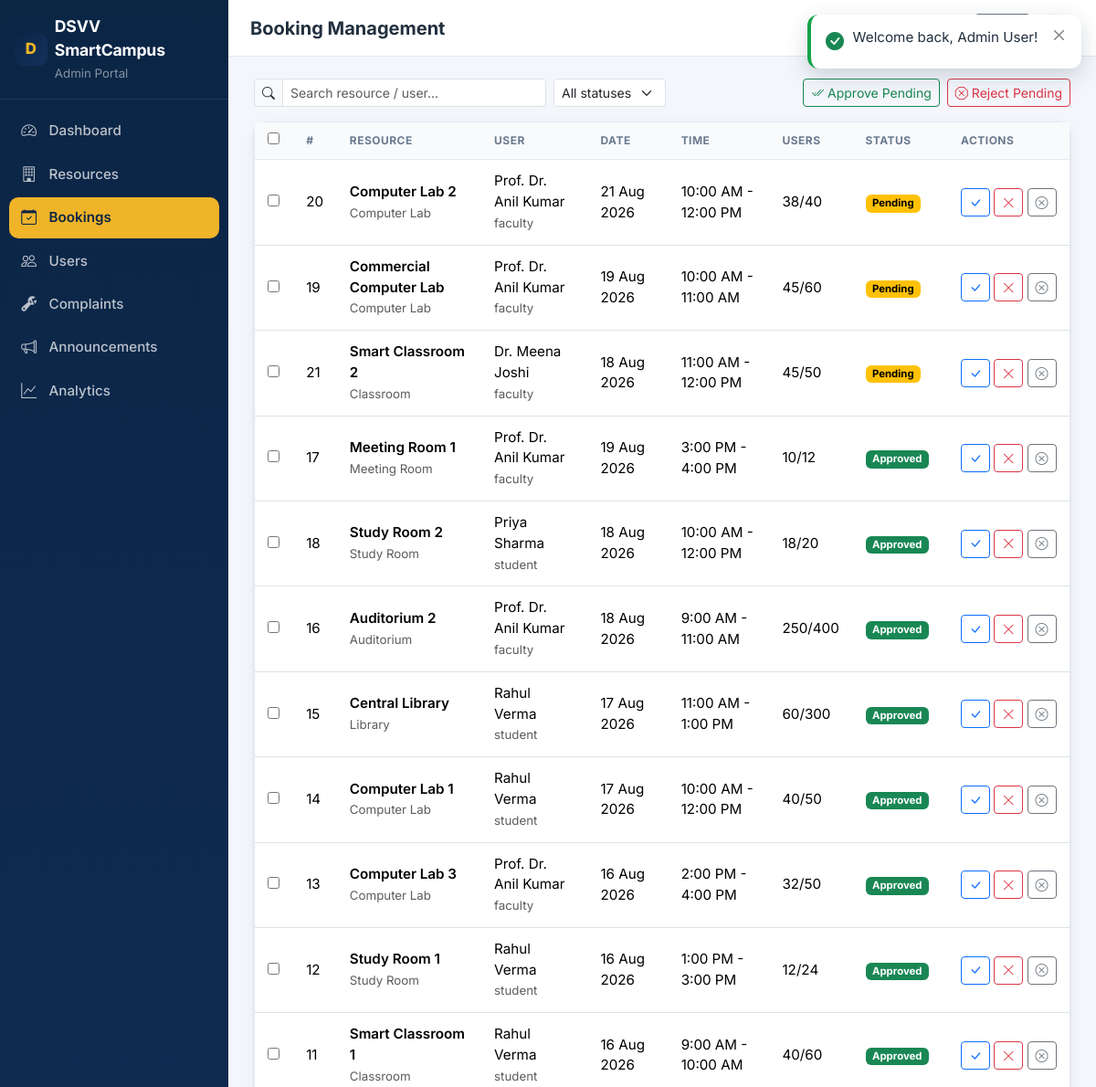
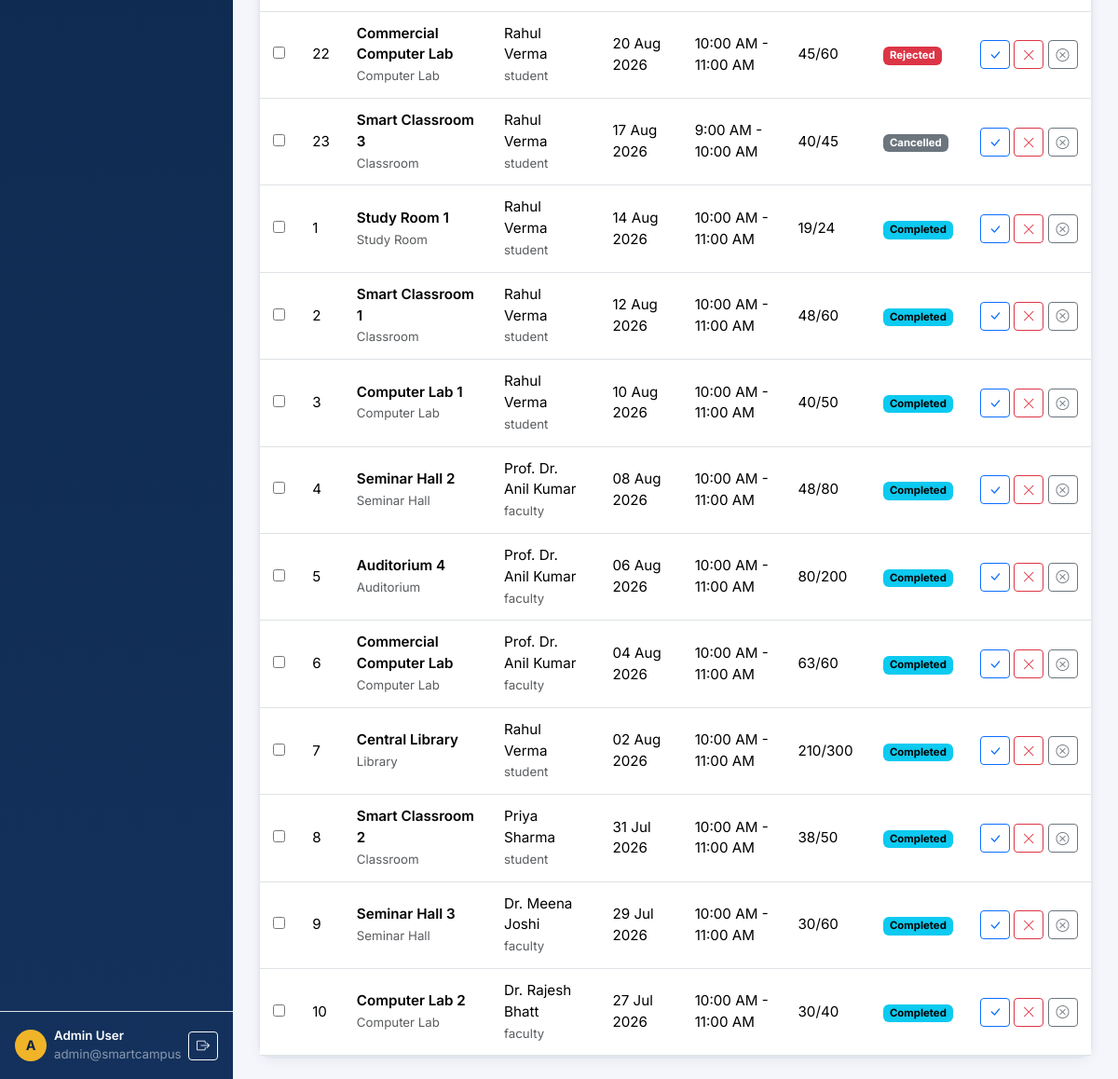
The app's page /admin/bookings.php (signed in) with its own data (2 pictures, top to bottom).
### tables this page shows
CREATE TABLE users (
  id INT UNSIGNED AUTO_INCREMENT PRIMARY KEY,
  name VARCHAR(120) NOT NULL,
  email VARCHAR(160) NOT NULL UNIQUE,
  password VARCHAR(255) NOT NULL,
  role ENUM('student','faculty','admin') NOT NULL DEFAULT 'student',
  department VARCHAR(120) NULL,
  user_identifier VARCHAR(50) NULL,
  status ENUM('active','inactive') NOT NULL DEFAULT 'active',
  created_at TIMESTAMP DEFAULT CURRENT_TIMESTAMP
);

CREATE TABLE bookings (
  id INT UNSIGNED AUTO_INCREMENT PRIMARY KEY,
  user_id INT UNSIGNED NOT NULL,
  resource_id INT UNSIGNED NOT NULL,
  date DATE NOT NULL,
  start_time TIME NOT NULL,
  end_time TIME NOT NULL,
  expected_users INT UNSIGNED NOT NULL DEFAULT 0,
  purpose VARCHAR(255) NULL,
  status ENUM('pending','approved','rejected','cancelled','completed') NOT NULL DEFAULT 'pending',
  created_at TIMESTAMP DEFAULT CURRENT_TIMESTAMP,
  CONSTRAINT fk_bookings_user FOREIGN KEY (user_id) REFERENCES users(id) ON DELETE CASCADE,
  CONSTRAINT fk_bookings_resource FOREIGN KEY (resource_id) REFERENCES resources(id) ON DELETE CASCADE,
  KEY idx_date (date), KEY idx_status (status), KEY idx_resource (resource_id, date)
);

CREATE TABLE resources (
  id INT UNSIGNED AUTO_INCREMENT PRIMARY KEY,
  name VARCHAR(120) NOT NULL,
  type ENUM('classroom','computer_lab','library','seminar_hall','meeting_room','study_room','auditorium','hostel','canteen','health_centre','guest_house','amenity') NOT NULL,
  capacity INT UNSIGNED NOT NULL DEFAULT 0,
  location VARCHAR(160) NOT NULL,
  description TEXT NULL,
  facilities TEXT NULL,
  bookable_by ENUM('all','student','faculty','admin') NOT NULL DEFAULT 'all',
  status ENUM('active','inactive','maintenance') NOT NULL DEFAULT 'active',
  created_at TIMESTAMP DEFAULT CURRENT_TIMESTAMP,
  KEY idx_type (type), KEY idx_status (status)
);

### includes/functions.php (called while the page is built, shortened)
<?php
require_once __DIR__ . '/../config/database.php';
function e(?string $value): string {
    return htmlspecialchars((string)$value, ENT_QUOTES, 'UTF-8');
}
function url(string $path = '/'): string {
    if ($path === '/') return APP_URL !== '' ? APP_URL . '/' : '/';
    return APP_URL . $path;
}
function fmt_date(?string $date): string {
    $d = new DateTime($date);
    return $d->format(DATE_FORMAT);
}
function fmt_time(?string $time): string {
    $t = new DateTime($time);
    return $t->format(TIME_FORMAT);
}
function resource_type_label(?string $type): string {
    return RESOURCE_TYPES[$type] ?? ($type ?? '-');
}
function unread_notifications(PDO $pdo, int $userId): int {
    $stmt = $pdo->prepare("SELECT COUNT(*) FROM notifications WHERE user_id = :u AND is_read = 0");
    $stmt->execute([':u' => $userId]);
    return (int)$stmt->fetchColumn();
}
function booking_status_class(string $status): string {
    return match ($status) {
        'approved'  => 'success',
        'pending'   => 'warning',
        'rejected'  => 'danger',
        'cancelled' => 'secondary',
        'completed' => 'info',
        default     => 'secondary',
    };
}

### config/database.php (called while the page is built, shortened)
<?php
function maybe_install_schema(PDO $pdo): void {
    try {
        if ($pdo->query("SHOW TABLES LIKE 'users'")->fetchColumn()) {
            return;
        }
    } catch (Throwable $e) {
        error_log('[DSVV SmartCampus] auto-install skipped: ' . $e->getMessage());
    }
}
function db(): PDO {
    static $pdo = null;
    if ($pdo === null) {
        $dsn = 'mysql:host=' . DB_HOST . ';port=' . DB_PORT . ';dbname=' . DB_NAME . ';charset=utf8mb4';
        try {
            $pdo = new PDO($dsn, DB_USER, DB_PASS, [
                PDO::ATTR_ERRMODE            => PDO::ERRMODE_EXCEPTION,
                PDO::ATTR_DEFAULT_FETCH_MODE => PDO::FETCH_ASSOC,
                PDO::ATTR_EMULATE_PREPARES   => false,
            ]);
            maybe_install_schema($pdo);
        } catch (PDOException $e) {
            http_response_code(500);
            die('Database connection failed. Check the DB_* settings (config/config.php or environment variables) and ensure MySQL is running.<br>' . htmlspecialchars($e->getMessage()));
        }
    }
    return $pdo;
}

### includes/auth.php (called while the page is built, shortened)
<?php
require_once __DIR__ . '/functions.php';
function current_user(): ?array {
    static $user = false;
    if ($user === false) {
        $user = null;
        if (!empty($_SESSION['user_id'])) {
            $stmt = db()->prepare("SELECT * FROM users WHERE id = :id AND status = 'active'");
            $stmt->execute([':id' => (int)$_SESSION['user_id']]);
            $row = $stmt->fetch();
            if ($row) {
                $user = $row;
            } else {
                session_destroy();
            }
        }
    }
    return $user ?: null;
}
function require_login(string $redirectTo = '/login.php'): array {
    $u = current_user();
    return $u;
}
function require_role(string $role, string $redirectTo = '/login.php'): array {
    $u = require_login($redirectTo);
    return $u;
}
function role_home(string $role): string {
    return match ($role) {
        'admin'   => '/admin/dashboard.php',
        'faculty' => '/faculty/dashboard.php',
        default   => '/student/dashboard.php',
    };
}

### admin/bookings.php (the view, shortened to what this page needs)
<?php
require_once __DIR__ . '/../includes/functions.php';
require_once __DIR__ . '/../includes/auth.php';
$u = require_role('admin', '/login.php');
$pdo = db();
$page_title = 'Booking Management';
$active = 'bookings';
$params = [];
$search = trim($_GET['q'] ?? '');
$sql = "SELECT b.*, r.name AS resource_name, r.type AS resource_type, r.location AS location,
               r.capacity AS capacity, u.name AS user_name, u.email AS user_email, u.role AS user_role
        FROM bookings b
        JOIN resources r ON r.id = b.resource_id
        JOIN users u ON u.id = b.user_id";
$sql .= " ORDER BY FIELD(b.status,'pending','approved','rejected','cancelled','completed'), b.date DESC, b.start_time DESC";
$stmt = $pdo->prepare($sql);
$stmt->execute($params);
$bookings = $stmt->fetchAll();
require_once __DIR__ . '/../includes/dash_header.php';
?>
<div class="d-flex flex-wrap gap-2 mb-3">
    <form class="input-group input-group-sm" style="max-width:320px" method="get">
        <span class="input-group-text"><i class="bi bi-search"></i></span>
        <input type="text" class="form-control" name="q" value="<?= e($search) ?>" placeholder="Search resource / user...">
    </form>
    <select class="form-select form-select-sm" style="width:auto" onchange="location.href='?type='+this.value">
        <option value="">All statuses</option>
    </select>
    <div class="ms-auto d-flex gap-2">
        <button class="btn btn-sm btn-outline-success" onclick="bulkStatus('approved')"><i class="bi bi-check2-all me-1"></i>Approve Pending</button>
        <button class="btn btn-sm btn-outline-danger" onclick="bulkStatus('rejected')"><i class="bi bi-x-octagon me-1"></i>Reject Pending</button>
    </div>
</div>
<div class="sc-card">
    <div class="table-responsive">
        <table class="table sc-table mb-0">
            <thead><tr>
                <th><input type="checkbox" id="selectAll"></th>
                <th>#</th><th>Resource</th><th>User</th><th>Date</th><th>Time</th><th>Users</th><th>Status</th><th>Actions</th>
            </tr></thead>
            <tbody>
            <?php if (!$bookings): ?>
                <tr><td colspan="9" class="text-center text-muted py-5">No bookings found.</td></tr>
            <?php else: ?>
                <?php foreach ($bookings as $b): ?>
                <tr data-booking="<?= (int)$b['id'] ?>">
                    <td><input type="checkbox" class="row-check" value="<?= (int)$b['id'] ?>"></td>
                    <td><?= (int)$b['id'] ?></td>
                    <td>
                        <div class="fw-semibold"><?= e($b['resource_name']) ?></div>
                        <small class="text-muted"><?= e(resource_type_label($b['resource_type'])) ?></small>
                    </td>
                    <td>
                        <div><?= e($b['user_name']) ?></div>
                        <small class="text-muted"><?= e($b['user_role']) ?></small>
                    </td>
                    <td><?= fmt_date($b['date']) ?></td>
                    <td><?= fmt_time($b['start_time']) ?> - <?= fmt_time($b['end_time']) ?></td>
                    <td><?= (int)$b['expected_users'] ?>/<?= (int)$b['capacity'] ?></td>
                    <td><span class="badge text-bg-<?= booking_status_class($b['status']) ?>"><?= ucfirst($b['status']) ?></span></td>
                    <td class="text-end text-nowrap">
                        <button class="btn btn-sm btn-outline-primary" title="Approve" onclick="setBookingStatus(<?= (int)$b['id'] ?>, 'approved')"><i class="bi bi-check-lg"></i></button>
                        <button class="btn btn-sm btn-outline-danger" title="Reject" onclick="setBookingStatus(<?= (int)$b['id'] ?>, 'rejected')"><i class="bi bi-x-lg"></i></button>
                        <button class="btn btn-sm btn-outline-secondary" title="Cancel" onclick="setBookingStatus(<?= (int)$b['id'] ?>, 'cancelled')"><i class="bi bi-x-circle"></i></button>
                    </td>
                </tr>
                <?php endforeach; ?>
            <?php endif; ?>
            </tbody>
        </table>
    </div>
</div>
<?php
require_once __DIR__ . '/../includes/dash_footer.php';
?>

### includes/dash_header.php (shortened to what this page needs)
<?php
$pageTitle = $page_title ?? 'Dashboard';
$activeNav = $active ?? '';
$unread = $u ? unread_notifications(db(), (int)$u['id']) : 0;
?>
<!DOCTYPE html>
<html lang="en">
<head>
    <link href="https://cdn.jsdelivr.net/npm/bootstrap@5.3.3/dist/css/bootstrap.min.css" rel="stylesheet">
    <link rel="stylesheet" href="https://cdn.jsdelivr.net/npm/bootstrap-icons@1.11.3/font/bootstrap-icons.min.css">
    <link rel="stylesheet" href="<?= url('/assets/css/style.css') ?>">
</head>
<body class="dash-body">
<div class="dash-shell">
    <aside class="sc-sidebar" id="sidebar">
        <div class="d-flex align-items-center gap-2 px-3 py-3 border-bottom sc-sidebar-brand">
            <span class="sc-logo"><?= e(APP_NAME[0]) ?></span>
            <div class="flex-grow-1">
                <div class="fw-bold sc-brand-text text-white"><?= e(APP_NAME) ?></div>
                <small class="text-white-50"><?= ucfirst(e($u['role'])) ?> Portal</small>
            </div>
        </div>
        <nav class="sc-sidebar-nav flex-grow-1 overflow-auto">
            <?php
            foreach ($navItems[$u['role']] ?? [] as $item):
                $activeClass = $activeNav === $item['key'] ? ' active' : '';
            ?>
            <a href="<?= url($item['href']) ?>" class="sc-nav-item<?= $activeClass ?>">
                <i class="bi bi-<?= e($item['icon']) ?>"></i>
                <span><?= e($item['label']) ?></span>
            </a>
            <?php endforeach; ?>
        </nav>
        <div class="p-3 border-top">
            <div class="d-flex align-items-center gap-2">
                <div class="sc-avatar"><?= e(strtoupper(substr($u['name'], 0, 1))) ?></div>
                <div class="flex-grow-1 text-truncate">
                    <div class="text-white small fw-semibold text-truncate"><?= e($u['name']) ?></div>
                    <div class="text-white-50 small"><?= e($u['email']) ?></div>
                </div>
                <a href="<?= url('/logout.php') ?>" class="btn btn-sm btn-outline-light" title="Logout"><i class="bi bi-box-arrow-right"></i></a>
            </div>
        </div>
    </aside>
    <div class="dash-main">
        <div class="sc-topbar d-flex align-items-center gap-3 px-3 px-lg-4">
            <div class="flex-grow-1">
                <h1 class="h5 mb-0 fw-bold"><?= e($pageTitle) ?></h1>
            </div>
            <a href="<?= url('/index.php') ?>" class="btn btn-sm btn-outline-secondary" title="Public site"><i class="bi bi-globe2"></i><span class="d-none d-sm-inline ms-1">Site</span></a>
            <a href="<?= url(role_home($u['role'])) ?>" class="btn btn-sm btn-light" title="Home"><i class="bi bi-house"></i></a>
        </div>
        <main class="dash-content">

### assets/css/style.css (style rules this page uses)
:root { --sc-navy: #0b2545; --sc-navy-2: #13315c; --sc-navy-3: #1b3a6b; --sc-gold: #f0b429; --sc-gold-2: #d99a06; --sc-bg: #f4f6fb; --sc-card: #ffffff; --sc-border: #e3e8f0; --sc-text: #22303f; --sc-muted: #6b7a8f; --sc-sidebar-w: 250px; --sc-shadow: 0 1px 3px rgba(11, 37, 69, .08), 0 4px 14px rgba(11, 37, 69, .06); --sc-radius: 14px; }
* { box-sizing: border-box; }
body { font-family: 'Inter', system-ui, -apple-system, 'Segoe UI', Roboto, sans-serif; color: var(--sc-text); background: var(--sc-bg); font-size: .95rem; }
a { text-decoration: none; }
.sc-card { background: var(--sc-card); border: 1px solid var(--sc-border); border-radius: var(--sc-radius); box-shadow: var(--sc-shadow); }
.sc-avatar { width: 34px; height: 34px; border-radius: 50%; background: var(--sc-gold); color: var(--sc-navy); display: grid; place-items: center; font-weight: 700; font-size: .9rem; flex-shrink: 0; }
.sc-logo { width: 36px; height: 36px; border-radius: 10px; background: linear-gradient(135deg, var(--sc-navy) 0%, var(--sc-navy-2) 100%); color: var(--sc-gold); display: grid; place-items: center; font-weight: 800; font-size: 1.05rem; }
.sc-brand-text { color: var(--sc-navy); font-size: 1.1rem; letter-spacing: -.01em; }
.dash-body { background: var(--sc-bg); }
.dash-shell { display: flex; min-height: 100vh; }
.sc-sidebar { width: var(--sc-sidebar-w); background: linear-gradient(180deg, var(--sc-navy) 0%, var(--sc-navy-2) 100%); display: flex; flex-direction: column; position: fixed; top: 0; bottom: 0; left: 0; z-index: 1030; }
.sc-sidebar-brand { border-color: rgba(255,255,255,.08) !important; }
.sc-sidebar-nav { padding: .8rem .6rem; }
.sc-nav-item { display: flex; align-items: center; gap: .7rem; color: rgba(255,255,255,.72); padding: .62rem .85rem; border-radius: 10px; margin-bottom: .15rem; font-weight: 500; transition: background .12s ease, color .12s ease; }
.sc-nav-item i { font-size: 1.05rem; width: 1.2rem; }
.sc-nav-item.active { background: var(--sc-gold); color: var(--sc-navy); font-weight: 600; }
.dash-main { margin-left: var(--sc-sidebar-w); flex: 1; display: flex; flex-direction: column; min-width: 0; }
.sc-topbar { background: #fff; border-bottom: 1px solid var(--sc-border); height: 62px; position: sticky; top: 0; z-index: 1020; }
.dash-content { padding: 1.5rem 1.75rem; flex: 1; }
.sc-table thead th { background: #f8fafc; color: var(--sc-muted); font-size: .75rem; text-transform: uppercase; letter-spacing: .04em; border-bottom: 1px solid var(--sc-border) !important; padding: .7rem .9rem; }
.sc-table tbody td { padding: .75rem .9rem; vertical-align: middle; }

### records on screen
users: role "Admin", name "A", name "Admin User", email "admin@smartcamp…"
bookings: id "20", resource.name "Computer Lab 2", resource.type "Computer Lab", user.name "Prof. Dr. Anil Kumar", user.role "faculty", date "21 Aug 2026", start_time "10:00 AM", end_time "12:00 PM", expected_users "38", resource.capacity "40", status "Pending"
bookings: id "19", resource.name "Commercial Computer Lab", resource.type "Computer Lab", user.name "Prof. Dr. Anil Kumar", user.role "faculty", date "19 Aug 2026", start_time "10:00 AM", end_time "11:00 AM", expected_users "45", resource.capacity "60", status "Pending"
bookings: id "21", resource.name "Smart Classroom 2", resource.type "Classroom", user.name "Dr. Meena Joshi", user.role "faculty", date "18 Aug 2026", start_time "11:00 AM", end_time "12:00 PM", expected_users "45", resource.capacity "50", status "Pending"
bookings: id "17", resource.name "Meeting Room 1", resource.type "Meeting Room", user.name "Prof. Dr. Anil Kumar", user.role "faculty", date "19 Aug 2026", start_time "3:00 PM", end_time "4:00 PM", expected_users "10", resource.capacity "12", status "Approved"
bookings: id "18", resource.name "Study Room 2", resource.type "Study Room", user.name "Priya Sharma", user.role "student", date "18 Aug 2026", start_time "10:00 AM", end_time "12:00 PM", expected_users "18", resource.capacity "20", status "Approved"
bookings: id "16", resource.name "Auditorium 2", resource.type "Auditorium", user.name "Prof. Dr. Anil Kumar", user.role "faculty", date "18 Aug 2026", start_time "9:00 AM", end_time "11:00 AM", expected_users "250", resource.capacity "400", status "Approved"
bookings: id "15", resource.name "Central Library", resource.type "Library", user.name "Rahul Verma", user.role "student", date "17 Aug 2026", start_time "11:00 AM", end_time "1:00 PM", expected_users "60", resource.capacity "300", status "Approved"
bookings: id "14", resource.name "Computer Lab 1", resource.type "Computer Lab", user.name "Rahul Verma", user.role "student", date "17 Aug 2026", start_time "10:00 AM", end_time "12:00 PM", expected_users "40", resource.capacity "50", status "Approved"
bookings: id "13", resource.name "Computer Lab 3", resource.type "Computer Lab", user.name "Prof. Dr. Anil Kumar", user.role "faculty", date "16 Aug 2026", start_time "2:00 PM", end_time "4:00 PM", expected_users "32", resource.capacity "50", status "Approved"
bookings: id "12", resource.name "Study Room 1", resource.type "Study Room", user.name "Rahul Verma", user.role "student", date "16 Aug 2026", start_time "1:00 PM", end_time "3:00 PM", expected_users "12", resource.capacity "24", status "Approved"
bookings: id "11", resource.name "Smart Classroom 1", resource.type "Classroom", user.name "Rahul Verma", user.role "student", date "16 Aug 2026", start_time "9:00 AM", end_time "10:00 AM", expected_users "40", resource.capacity "60", status "Approved"
bookings: id "22", resource.name "Commercial Computer Lab", resource.type "Computer Lab", user.name "Rahul Verma", user.role "student", date "20 Aug 2026", start_time "10:00 AM", end_time "11:00 AM", expected_users "45", resource.capacity "60", status "Rejected"
bookings: id "23", resource.name "Smart Classroom 3", resource.type "Classroom", user.name "Rahul Verma", user.role "student", date "17 Aug 2026", start_time "9:00 AM", end_time "10:00 AM", expected_users "40", resource.capacity "45", status "Cancelled"
bookings: id "1", resource.name "Study Room 1", resource.type "Study Room", user.name "Rahul Verma", user.role "student", date "14 Aug 2026", start_time "10:00 AM", end_time "11:00 AM", expected_users "19", resource.capacity "24", status "Completed"
bookings: id "2", resource.name "Smart Classroom 1", resource.type "Classroom", user.name "Rahul Verma", user.role "student", date "12 Aug 2026", start_time "10:00 AM", end_time "11:00 AM", expected_users "48", resource.capacity "60", status "Completed"
bookings: id "3", resource.name "Computer Lab 1", resource.type "Computer Lab", user.name "Rahul Verma", user.role "student", date "10 Aug 2026", start_time "10:00 AM", end_time "11:00 AM", expected_users "40", resource.capacity "50", status "Completed"
bookings: id "4", resource.name "Seminar Hall 2", resource.type "Seminar Hall", user.name "Prof. Dr. Anil Kumar", user.role "faculty", date "08 Aug 2026", start_time "10:00 AM", end_time "11:00 AM", expected_users "48", resource.capacity "80", status "Completed"
bookings: id "5", resource.name "Auditorium 4", resource.type "Auditorium", user.name "Prof. Dr. Anil Kumar", user.role "faculty", date "06 Aug 2026", start_time "10:00 AM", end_time "11:00 AM", expected_users "80", resource.capacity "200", status "Completed"
bookings: id "6", resource.name "Commercial Computer Lab", resource.type "Computer Lab", user.name "Prof. Dr. Anil Kumar", user.role "faculty", date "04 Aug 2026", start_time "10:00 AM", end_time "11:00 AM", expected_users "63", resource.capacity "60", status "Completed"
bookings: id "7", resource.name "Central Library", resource.type "Library", user.name "Rahul Verma", user.role "student", date "02 Aug 2026", start_time "10:00 AM", end_time "11:00 AM", expected_users "210", resource.capacity "300", status "Completed"
bookings: id "8", resource.name "Smart Classroom 2", resource.type "Classroom", user.name "Priya Sharma", user.role "student", date "31 Jul 2026", start_time "10:00 AM", end_time "11:00 AM", expected_users "38", resource.capacity "50", status "Completed"
bookings: id "9", resource.name "Seminar Hall 3", resource.type "Seminar Hall", user.name "Dr. Meena Joshi", user.role "faculty", date "29 Jul 2026", start_time "10:00 AM", end_time "11:00 AM", expected_users "30", resource.capacity "60", status "Completed"
bookings: id "10", resource.name "Computer Lab 2", resource.type "Computer Lab", user.name "Dr. Rajesh Bhatt", user.role "faculty", date "27 Jul 2026", start_time "10:00 AM", end_time "11:00 AM", expected_users "30", resource.capacity "40", status "Completed"

### other values on screen
APP_NAME[0] "D"
APP_NAME "DSVV SmartCampus"
$item['label'] "Dashboard"
$item['label'] "Resources"
$item['label'] "Bookings"
$item['label'] "Users"
$item['label'] "Complaints"
$item['label'] "Announcements"
$item['label'] "Analytics"
$pageTitle "Booking Management"
